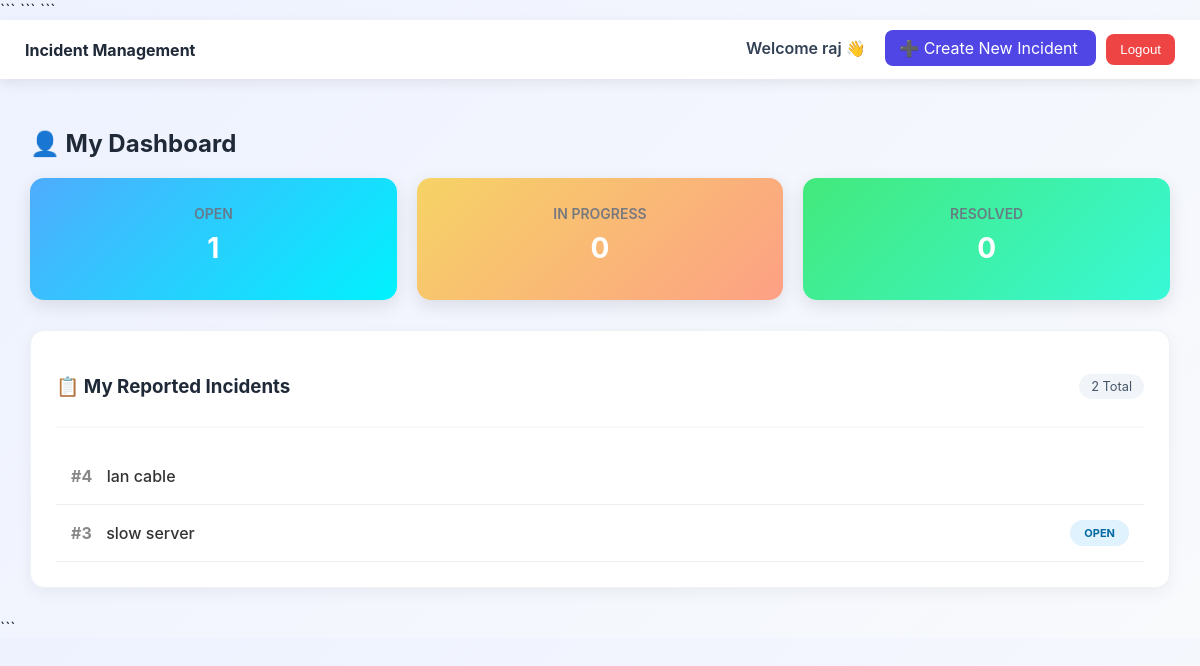
The app's page /dashboard/ (signed in) with its own data.
### accounts/models.py (models this page shows, shortened)
class CustomUser(AbstractUser):
    ROLE_CHOICES = (
        ('user', 'User'),
        ('analyst', 'Analyst'),
        ('admin', 'Admin'),
    )
    role = models.CharField(max_length=20, choices=ROLE_CHOICES, default='user')

### incidents/models.py (models this page shows, shortened)
class Incident(models.Model):
    STATUS_CHOICES = [
        ('Open', 'Open'),
        ('Assigned', 'Assigned'),
        ('In Progress', 'In Progress'),
        ('Resolved', 'Resolved'),
        ('Closed', 'Closed'),
    ]
    PRIORITY_CHOICES = [
        ('Low', 'Low'),
        ('Medium', 'Medium'),
        ('High', 'High'),
        ('Critical', 'Critical'),
    ]
    title = models.CharField(max_length=255)
    description = models.TextField()
    priority = models.CharField(
        max_length=20,
        choices=PRIORITY_CHOICES
    )
    status = models.CharField(
        max_length=20,
        choices=STATUS_CHOICES,
        default='Open'
    )
    created_by = models.ForeignKey(
        settings.AUTH_USER_MODEL,
        on_delete=models.CASCADE,
        related_name="created_incidents"
    )
    assigned_to = models.ForeignKey(
        settings.AUTH_USER_MODEL,
        on_delete=models.SET_NULL,
        null=True,
        blank=True,
        related_name="assigned_incidents"
    )
    created_at = models.DateTimeField(auto_now_add=True)
    is_escalated = models.BooleanField(default=False)

### accounts/views.py (the view, shortened to what this page needs)
# urls.py: path("dashboard/", dashboard_view, name="dashboard"),
@login_required
def dashboard_view(request):
    user = request.user
    role = (user.role or "user").lower()
    if role == "admin":
        incidents = Incident.objects.all()
    elif role == "analyst":
        incidents = Incident.objects.filter(assigned_to=user)
    else:
        incidents = Incident.objects.filter(created_by=user)
    context = {
        "total_count": incidents.count(),
        "open_count": incidents.filter(status__iexact="OPEN").count(),
        "progress_count": incidents.filter(status__iexact="IN_PROGRESS").count(),
        "resolved_count": incidents.filter(status__iexact="RESOLVED").count(),
        "closed_count": incidents.filter(status__iexact="CLOSED").count(),
    }
    if role == "admin":
        overdue_time = timezone.now() - timedelta(hours=24)
        context.update({
            "overdue_incidents": incidents.filter(created_at__lt=overdue_time, status__in=["OPEN", "IN_PROGRESS"]),
            "recent_incidents": incidents.order_by("-created_at")[:8],
            "recent_logs": IncidentLog.objects.order_by("-timestamp")[:8],
        })
        return render(request, "accounts/admin_dashboard.html", context)
    else:
        context.update({
            "my_incidents": incidents.order_by("-created_at"),
        })
        return render(request, "accounts/user_dashboard.html", context)

### templates/accounts/user_dashboard.html (shortened to what this page needs)
{% extends "base.html" %}
{% block content %}
<div class="dashboard-wrapper">
    <h2>👤 My Dashboard</h2>
    <div class="stats-container">
        <div class="stat-card card-blue">
            <span class="stat-label">Open</span>
            <h2 class="stat-number">{{ open_count }}</h2>
        </div>
        <div class="stat-card card-orange">
            <span class="stat-label">In Progress</span>
            <h2 class="stat-number">{{ progress_count }}</h2>
        </div>
        <div class="stat-card card-green">
            <span class="stat-label">Resolved</span>
            <h2 class="stat-number">{{ resolved_count }}</h2>
        </div>
    </div>
    <div class="incident-box">
        <div class="box-header">
            <h3>📋 My Reported Incidents</h3>
            <span class="badge">{{ total_count }} Total</span>
        </div>
        <div class="incident-list">
            {% for incident in my_incidents %}
                <div class="incident-item">
                    <div class="incident-info">
                        <span class="id-tag">#{{ incident.id }}</span>
                        <a href="{% url 'incidents:incident_detail' incident.pk %}" class="title-link">
                            {{ incident.title }}
                        </a>
                    </div>
                    <div class="status-pill {{ incident.status|lower }}">
                        {{ incident.status }}
                    </div>
                </div>
            {% empty %}
                <div class="empty-state">
                    <p>You haven't created any incidents yet.</p>
                </div>
            {% endfor %}
        </div>
    </div>
</div>
{% endblock %}

### templates/base.html (shortened to what this page needs)
<!DOCTYPE html>
<html>
<head>
    {% load static %}
    <link rel="stylesheet" href="{% static 'css/style.css' %}">
{% load static %}
<link rel="stylesheet" href="{% static 'css/style.css' %}">
```
</head>
<body>
```
<div class="topbar">
    <div class="topbar-left">
        <strong>Incident Management</strong>
    </div>
    <div class="topbar-right">
        {% if request.user.is_authenticated %}
            <span class="welcome">Welcome {{ request.user.username }} 👋</span>
            <a href="{% url 'incidents:create_incident' %}" class="create-btn">
                ➕ Create New Incident
            </a>
            <form action="{% url 'logout' %}" method="POST" style="display:inline;">
                <button type="submit" class="logout-btn">Logout</button>
            </form>
        {% endif %}
    </div>
</div>
{% block content %}{% endblock %}
```
</body>
</html>

### static/css/style.css (style rules this page uses)
:root { --primary: #4f46e5; --primary-hover: #4338ca; --danger: #ef4444; --success: #10b981; --warning: #f59e0b; --info: #3b82f6; --text-dark: #1f2937; --text-light: #6b7280; --bg-gradient: linear-gradient(135deg, #eef2ff, #f8fafc); }
body { margin: 0; padding: 0; font-family: "Inter", "Segoe UI", Arial, sans-serif; background: var(--bg-gradient); color: var(--text-dark); }
.topbar { display: flex; justify-content: space-between; align-items: center; padding: 14px 25px; background: white; box-shadow: 0 4px 12px rgba(0,0,0,.08); }
.welcome { font-weight: 600; color: #334155; margin-right: 15px; }
.create-btn { background: var(--primary); color: white; padding: 8px 14px; border-radius: 8px; text-decoration: none; margin-right: 10px; transition: 0.2s ease; }
.logout-btn { background: var(--danger); color: white; border: none; padding: 8px 14px; border-radius: 8px; cursor: pointer; transition: 0.2s ease; }
.stat-card { background:white; padding:22px; border-radius:16px; box-shadow:0 8px 20px rgba(0,0,0,0.08); text-align:center; transition:0.25s ease; }
.stat-card span { color:#6b7280; font-size:14px; }
.stat-card h2 { margin-top:8px; font-size:28px; }
.dashboard-wrapper { padding: 2rem; max-width: 1200px; margin: 0 auto; }
.stats-container { display: grid; grid-template-columns: repeat(auto-fit, minmax(280px, 1fr)); gap: 1.5rem; margin-bottom: 2.5rem; }
.stat-card { padding: 1.5rem; border-radius: 12px; color: white; position: relative; overflow: hidden; transition: transform 0.2s; box-shadow: 0 4px 6px rgba(0,0,0,0.1); }
.card-blue { background: linear-gradient(135deg, #4facfe 0%, #00f2fe 100%); }
.card-orange { background: linear-gradient(135deg, #fa709a 0%, #fee140 100%); }
.card-green { background: linear-gradient(135deg, #43e97b 0%, #38f9d7 100%); }
.stat-label { font-size: 0.9rem; font-weight: 600; opacity: 0.9; text-transform: uppercase; }
.stat-number { font-size: 2.5rem; margin: 0.5rem 0; font-weight: 700; }
.incident-box { background: #fff; border-radius: 12px; padding: 1.5rem; border: 1px solid #edf2f7; }
.incident-item { display: flex; justify-content: space-between; align-items: center; padding: 1rem; border-bottom: 1px solid #f1f5f9; }
.status-pill { padding: 4px 12px; border-radius: 20px; font-size: 0.75rem; font-weight: 700; text-transform: uppercase; }
.status-pill.open { background: #e0f2fe; color: #0369a1; }

### templates/accounts/user_dashboard.html (style rules this page uses)
.dashboard-wrapper { padding: 30px; max-width: 1200px; margin: 0 auto; }
.stats-container { display: grid; grid-template-columns: repeat(auto-fit, minmax(250px, 1fr)); gap: 20px; margin-bottom: 30px; }
.stat-card { padding: 25px; border-radius: 14px; color: white; box-shadow: 0 6px 18px rgba(0,0,0,0.1); transition: 0.3s ease; text-align: center; }
.card-blue { background: linear-gradient(135deg, #4facfe, #00f2fe); }
.card-orange { background: linear-gradient(135deg, #f6d365, #fda085); }
.card-green { background: linear-gradient(135deg, #43e97b, #38f9d7); }
.stat-label { font-size: 0.9rem; font-weight: 600; opacity: 0.9; text-transform: uppercase; }
.stat-number { font-size: 2.5rem; margin: 10px 0; font-weight: 700; }
.incident-box { background: white; padding: 25px; border-radius: 14px; box-shadow: 0 5px 15px rgba(0,0,0,0.05); }
.box-header { display: flex; justify-content: space-between; align-items: center; margin-bottom: 20px; border-bottom: 2px solid #f8f9fa; padding-bottom: 10px; }
.incident-item { padding: 15px; border-bottom: 1px solid #eee; display: flex; justify-content: space-between; align-items: center; }
.id-tag { color: #888; font-weight: bold; margin-right: 10px; }
.title-link { text-decoration: none; color: #333; font-weight: 500; }
.status-pill { padding: 6px 14px; border-radius: 20px; font-size: 11px; font-weight: bold; text-transform: uppercase; color: white; }
.open { background-color: #ff9800; }
.badge { background: #f1f5f9; color: #475569; padding: 5px 12px; border-radius: 15px; font-size: 0.8rem; }

### records on screen
CustomUser: user.username "raj"
Incident: id "4", title "lan cable"
Incident: id "3", title "slow server", status "OPEN"

### other values on screen
{{ open_count }} "1"
{{ progress_count }} "0"
{{ resolved_count }} "0"
{{ total_count }} "2"
